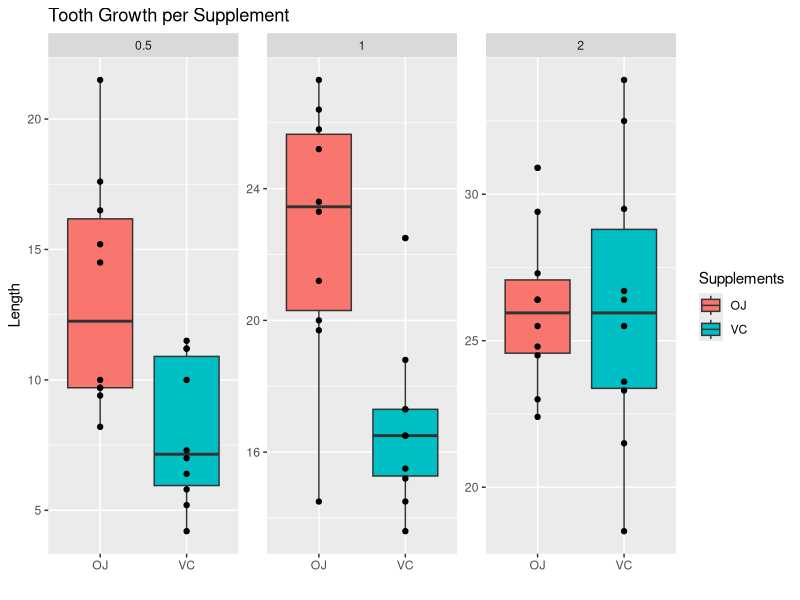
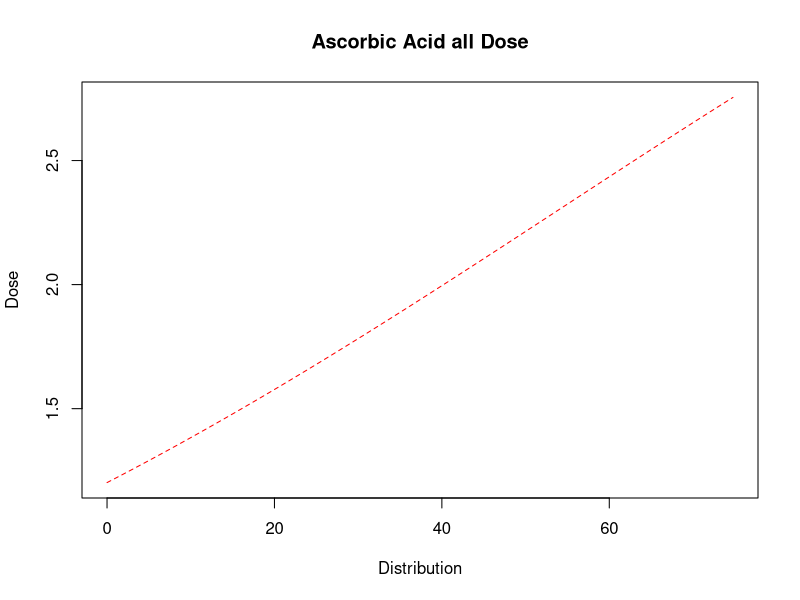
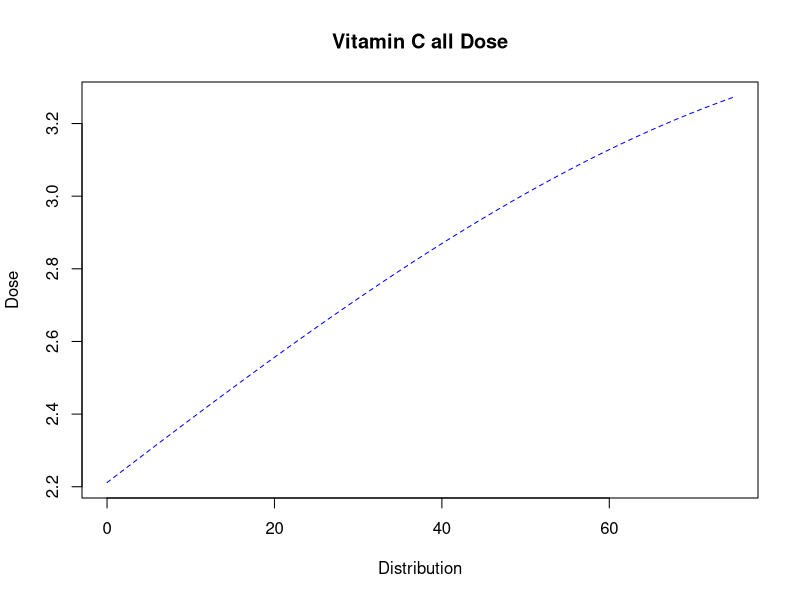
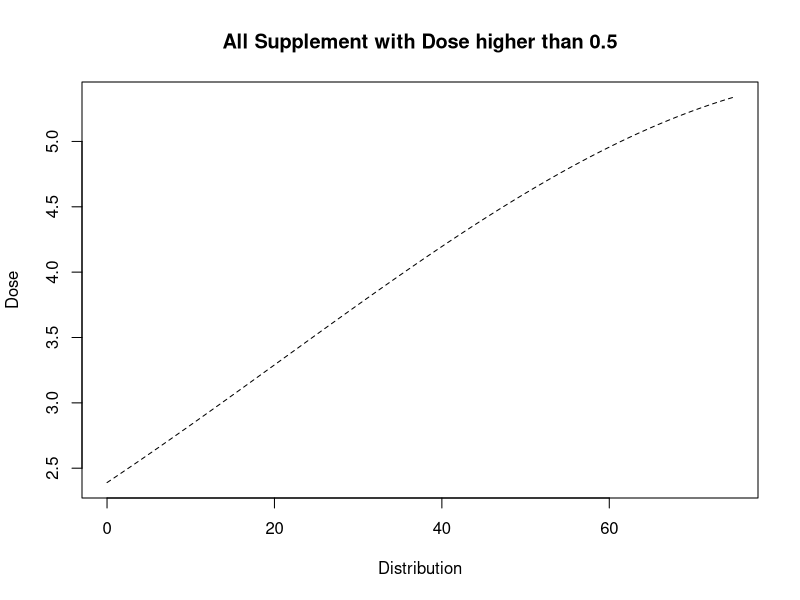
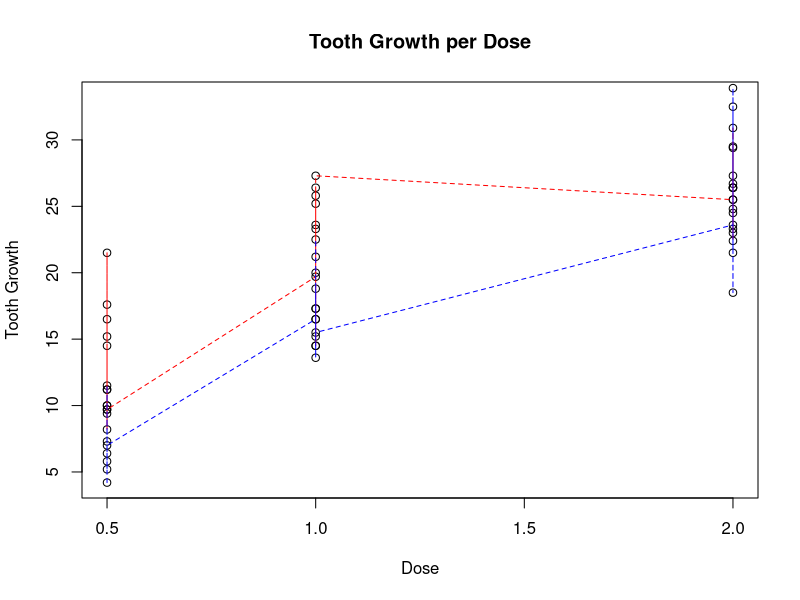

Write the R code that produced these figures, in order.
## ---- chunk 1
data("ToothGrowth")
summary(ToothGrowth)
## ---- chunk 2
require(ggplot2)
g <- ggplot(data = ToothGrowth, aes(x=supp, y=len))
g <- g + geom_boxplot(aes(fill=supp))
g <- g + geom_point(aes(y=len, group=supp), position = position_dodge(width=0.75))
g <- g + facet_wrap( ~ dose, scales="free")
g <- g + xlab("") + ylab("Length") + ggtitle("Tooth Growth per Supplement")
g <- g + guides(fill=guide_legend(title="Supplements"))
g
## ---- chunk 3
require(graphics)

ojDose <- subset(ToothGrowth, supp == "OJ")
vcDose <- subset(ToothGrowth, supp == "VC")
gt0_5Dose <- subset(ToothGrowth, dose > 0.5)

pt_both <- pt(ToothGrowth$len, length(ToothGrowth$len), df=1, lower.tail=T)
pt_oj <- pt(ojDose$len, length(ojDose$len), df=1, lower.tail=T)
pt_vc <- pt(vcDose$len, length(vcDose$len), df=1, lower.tail=T)
pt_gt0_5 <- pt(gt0_5Dose$len, length(gt0_5Dose$len), df=1, lower.tail=T)

xfit <- seq(min(pt_both), max(pt_both), length = 1000) 

yfit <- dnorm(xfit, mean = mean(pt_oj), sd = sd(pt_oj))
plot(xfit*1000, yfit*1, type="l", lty=2, col ="red", xlab="Distribution", ylab = "Dose", main="Ascorbic Acid all Dose")

yfit <- dnorm(xfit, mean = mean(pt_vc), sd = sd(pt_vc))
plot(xfit*1000, yfit*1, type="l", lty=2, col ="blue", xlab="Distribution", ylab = "Dose", main="Vitamin C all Dose")

yfit <- dnorm(xfit, mean = mean(pt_gt0_5), sd = sd(pt_gt0_5))
plot(xfit*1000, yfit*1, type="l", lty=2, col ="black", xlab="Distribution", ylab = "Dose", main="All Supplement with Dose higher than 0.5")

# plotting separate dose to see tooth grow independently
plot(ToothGrowth$dose, ToothGrowth$len, ylim=range(min(ToothGrowth$len):max(ToothGrowth$len)), xlim=range(seq(0.5,2.0,length=3)), col ="black", xlab="Dose", ylab = "Tooth Growth", main="Tooth Growth per Dose")
lines(ojDose$dose, ojDose$len, lty=2, col ="red")
lines(vcDose$dose, vcDose$len, lty=2, col ="blue")

## ---- chunk 4
# computing a t.test to find out if Dose is more important than Supplements
tt <- t.test(ojDose$len, vcDose$len, paired = F)
print(tt)
